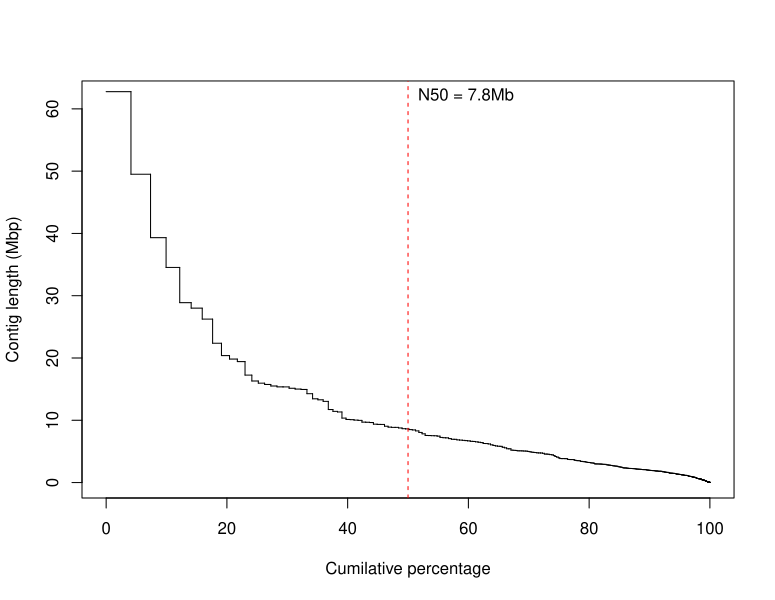

Generate this figure with R:
# read fasta index
faidx <- read.delim("diaprepes.purged.fa.fai", header = F)
# sort by read size
faidx <- faidx[,c(1,2)][order(faidx$V2,decreasing = T),]
# lable columns
colnames(faidx) <- c("contig","length")
faidx$cumsum <- cumsum((faidx$length / sum(faidx$length)) * 100)

faidx$length <- faidx$length / 1000000

plot(x = NA,
     y = NA,
     xlim = c(0,100),
     ylim = c(0,62),
     xlab = "Cumilative percentage",
     ylab = "Contig length (Mbp)")

for(i in 1:nrow(faidx)){
  if(i == 1){
    segments(x0 = 0,
             y0 = faidx$length[1],
             x1 = faidx$cumsum[1],
             y1 = faidx$length[1])
    
    segments(x0 = faidx$cumsum[1],
             y0 = faidx$length[1],
             x1 = faidx$cumsum[1],
             y1 = faidx$length[2])
    
  }
  if(i > 1 & i < nrow(faidx)){
    segments(x0 = faidx$cumsum[i-1],
             y0 = faidx$length[i],
             x1 = faidx$cumsum[i],
             y1 = faidx$length[i])
    
    segments(x0 = faidx$cumsum[i],
             y0 = faidx$length[i],
             x1 = faidx$cumsum[i],
             y1 = faidx$length[i+1])
    
  }
  if(i == nrow(faidx)){
    segments(x0 = faidx$cumsum[i-1],
             y0 = faidx$length[i],
             x1 = 100,
             y1 = faidx$length[i])
  }
}

# plot N50
abline(v = 50, col = "red", lty = 2)

text(x = 50, y = 62, "N50 = 7.8Mb", pos = 4)
